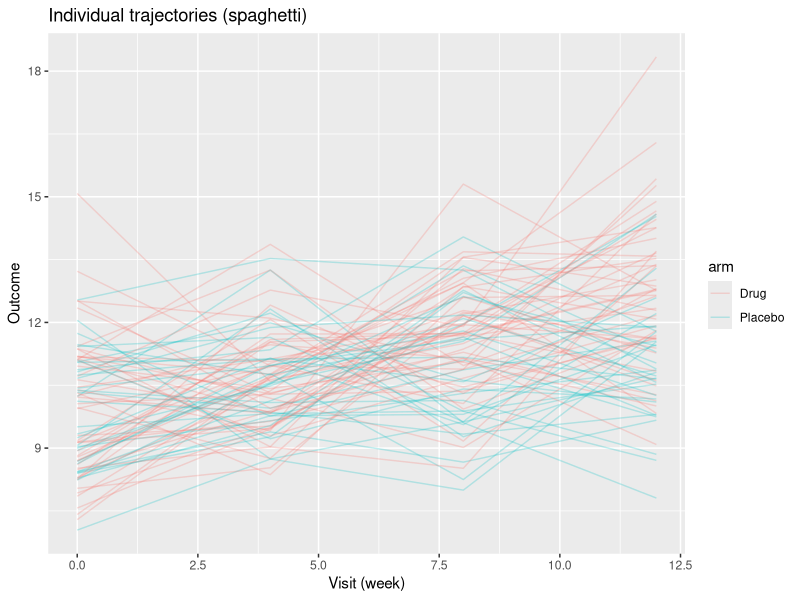
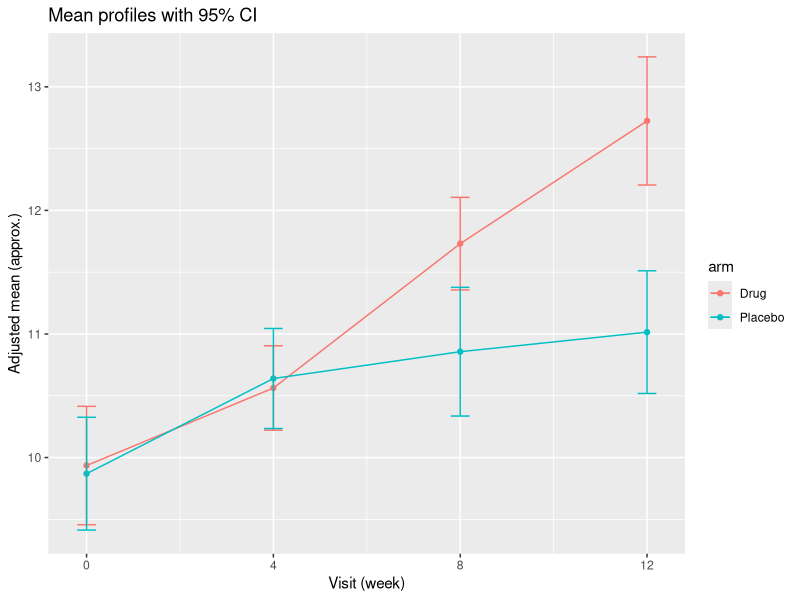

Source code (R) for these figures, in order: (Note: this script raises an error after producing the figures.)
## ---- chunk 1
if (!requireNamespace("ggplot2", quietly = TRUE)) install.packages("ggplot2", repos="https://cloud.r-project.org")
if (!requireNamespace("dplyr", quietly = TRUE)) install.packages("dplyr", repos="https://cloud.r-project.org")
library(ggplot2); library(dplyr)

set.seed(1001)
n <- 80
id <- factor(seq_len(n))
arm <- factor(sample(c("Placebo","Drug"), n, replace=TRUE))
vis <- c(0,4,8,12)
d1 <- expand.grid(id=id, visit=vis)
d1 <- dplyr::left_join(d1, data.frame(id=id, arm=arm), by="id")
# outcome with group difference growing over time
mu0 <- 10 + 0.1*d1$visit
delta <- 0.0 + 0.2*(d1$visit>=4) + 0.5*(d1$visit>=8) + 1.0*(d1$visit>=12)
eta <- mu0 + ifelse(d1$arm=="Drug", delta, 0)
d1$y <- rnorm(nrow(d1), eta, sd=1.5)

# spaghetti
p_sp <- ggplot(d1, aes(visit, y, group=id, color=arm)) +
  geom_line(alpha=.25) +
  labs(title="Individual trajectories (spaghetti)", x="Visit (week)", y="Outcome")

# mean +/- 95% CI
d1s <- d1 |>
  group_by(arm, visit) |>
  summarise(m=mean(y), se=sd(y)/sqrt(n()), .groups="drop")
p_mean <- ggplot(d1s, aes(visit, m, color=arm)) +
  geom_line() + geom_point() +
  geom_errorbar(aes(ymin=m-1.96*se, ymax=m+1.96*se), width=.4) +
  labs(title="Mean profiles with 95% CI", x="Visit (week)", y="Adjusted mean (approx.)")

p_sp; p_mean
## ---- chunk 2
if (!requireNamespace("nlme", quietly = TRUE)) install.packages("nlme", repos="https://cloud.r-project.org")
if (!requireNamespace("emmeans", quietly = TRUE)) install.packages("emmeans", repos="https://cloud.r-project.org")
if (!requireNamespace("dplyr", quietly = TRUE)) install.packages("dplyr", repos="https://cloud.r-project.org")
if (!requireNamespace("ggplot2", quietly = TRUE)) install.packages("ggplot2", repos="https://cloud.r-project.org")
library(nlme); library(emmeans); library(dplyr); library(ggplot2)

set.seed(2003)
simulate_mmrm_data <- function(n=200, visits=c(0,4,8,12), dropout_prob=0.15) {
  id <- factor(seq_len(n))
  trt <- factor(sample(c("Placebo","Drug"), n, TRUE))
  d <- expand.grid(id=id, visit=visits)
  d <- dplyr::left_join(d, data.frame(id=id, trt=trt), by="id")
  # mean structure: drug effect grows over time
  base <- 20 + 0.3*d$visit
  eff  <- 0.0 + 0.3*(d$visit>=4) + 0.8*(d$visit>=8) + 1.2*(d$visit>=12)
  mu   <- base + ifelse(d$trt=="Drug", eff, 0)
  # AR(1)-like individual noise
  rho <- 0.6
  d <- d |> dplyr::arrange(id, visit)
  y <- numeric(nrow(d))
  for (ii in levels(id)) {
    idx <- which(d$id==ii)
    e <- as.numeric(arima.sim(model=list(ar=rho), n=length(idx), sd=1))
    y[idx] <- mu[idx] + e
  }
  d$y <- y
  # simulate dropout at last one or two visits for a subset
  keep <- rep(TRUE, nrow(d))
  byid <- split(seq_len(nrow(d)), d$id)
  for (ii in names(byid)) {
    if (runif(1) < dropout_prob) {
      idx <- byid[[ii]]
      k <- sample(1:2, 1)
      keep_tail <- tail(idx, k)
      keep[keep_tail] <- FALSE
    }
  }
  d <- d[keep, , drop=FALSE]
  d$visit_f <- factor(d$visit, levels=visits)
  d <- d |> dplyr::arrange(id, visit)
  d$visit_index <- as.numeric(d$visit_f)
  d
}

dat_mmrm <- simulate_mmrm_data()

# UN (via corSymm + varIdent) and AR(1) fits
fit_un <- nlme::gls(
  y ~ trt*visit_f,
  data = dat_mmrm,
  correlation = nlme::corSymm(form = ~ visit_index | id),
  weights    = nlme::varIdent(form = ~ 1 | visit_f),
  method     = "REML",
  na.action  = na.omit
)
fit_ar1 <- nlme::gls(
  y ~ trt*visit_f,
  data = dat_mmrm,
  correlation = nlme::corAR1(form = ~ visit_index | id),
  method     = "REML",
  na.action  = na.omit
)
AIC(fit_un, fit_ar1)

# Visit-specific adjusted means and pairwise differences
emm <- emmeans::emmeans(fit_un, ~ trt | visit_f)
emm
contrast(emm, method="pairwise")

# Plot LS-means with 95% CI
emm_df <- as.data.frame(emm)
ggplot(emm_df, aes(as.numeric(visit_f), emmean, color=trt)) +
  geom_line() + geom_point() +
  geom_errorbar(aes(ymin=lower.CL, ymax=upper.CL), width=.3) +
  scale_x_continuous(breaks=seq_along(levels(dat_mmrm$visit_f)), labels=levels(dat_mmrm$visit_f)) +
  labs(title="MMRM: Adjusted means by visit (95% CI)", x="Visit", y="Adjusted mean")
## ---- chunk 3
if (!requireNamespace("dplyr", quietly = TRUE)) install.packages("dplyr", repos="https://cloud.r-project.org")
if (!requireNamespace("tidyr", quietly = TRUE)) install.packages("tidyr", repos="https://cloud.r-project.org")
library(dplyr); library(tidyr)

set.seed(3005)
simulate_balanced <- function(n=60, visits=c(0,4,8,12)) {
  id <- factor(seq_len(n))
  trt <- factor(rep(c("Placebo","Drug"), length.out=n))
  d <- expand.grid(id=id, visit=visits)
  d <- dplyr::left_join(d, data.frame(id=id, trt=trt), by="id")
  mu <- 15 + 0.4*d$visit + ifelse(d$trt=="Drug", 0.8*(d$visit>=8)+1.2*(d$visit>=12), 0)
  d$y <- rnorm(nrow(d), mu, 1.2)
  d$visit_f <- factor(d$visit, levels=visits)
  d
}
dat_bal <- simulate_balanced()
rm_aov <- aov(y ~ trt*visit_f + Error(id/visit_f), data=dat_bal)
summary(rm_aov)
## ---- chunk 4
if (!requireNamespace("ggplot2", quietly = TRUE)) install.packages("ggplot2", repos="https://cloud.r-project.org")
library(ggplot2)
ggplot(dat_bal, aes(visit_f, y, color=trt, group=trt)) +
  stat_summary(fun = mean, geom = "line") +
  stat_summary(fun.data = mean_cl_normal, geom = "errorbar", width = 0.2) +
  labs(title="RM-ANOVA: mean profiles ± SE", x="Visit", y="Outcome")
## ---- chunk 5
if (!requireNamespace("nlme", quietly = TRUE)) install.packages("nlme", repos="https://cloud.r-project.org")
if (!requireNamespace("ggplot2", quietly = TRUE)) install.packages("ggplot2", repos="https://cloud.r-project.org")
library(nlme); library(ggplot2)

set.seed(4007)
simulate_growth <- function(n=120, visits=0:6) {
  id <- factor(seq_len(n))
  trt <- factor(sample(c("Placebo","Drug"), n, TRUE))
  d <- expand.grid(id=id, visit=visits)
  d <- merge(d, data.frame(id=id, trt=trt), by="id")
  # subject-specific intercept/slope
  b0 <- rnorm(n, 10, 1.0); b1 <- rnorm(n, 0.7, 0.25)
  mu <- with(d, b0[as.integer(id)] + b1[as.integer(id)]*visit + ifelse(trt=="Drug", 0.4*visit, 0))
  d$y <- rnorm(nrow(d), mu, 1.0)
  d
}
dat_lmm <- simulate_growth()
lme_fit <- nlme::lme(y ~ trt*visit, random = ~ visit | id, data = dat_lmm)
summary(lme_fit)
## ---- chunk 6
if (!requireNamespace("geepack", quietly = TRUE)) install.packages("geepack", repos="https://cloud.r-project.org")
if (!requireNamespace("dplyr", quietly = TRUE)) install.packages("dplyr", repos="https://cloud.r-project.org")
if (!requireNamespace("emmeans", quietly = TRUE)) install.packages("emmeans", repos="https://cloud.r-project.org")
library(geepack); library(dplyr); library(emmeans)

set.seed(5009)
simulate_binary <- function(n=300, visits=c(0,4,8,12)) {
  id <- factor(seq_len(n))
  trt <- factor(sample(c("Placebo","Drug"), n, TRUE))
  d <- expand.grid(id=id, visit=visits)
  d <- dplyr::left_join(d, data.frame(id=id, trt=trt), by="id")
  # logistic mean with treatment-by-time pattern
  lin <- -0.3 + 0.15*d$visit + ifelse(d$trt=="Drug", 0.4 + 0.15*(d$visit/4), 0)
  p <- 1/(1+exp(-lin))
  d$y <- rbinom(nrow(d), 1, p)
  # create an explicit factor for visit to avoid emmeans 'by' naming issues
  d$visit_f <- factor(d$visit)
  d
}
dat_gee <- simulate_binary()

# Logistic GEE (population-averaged), explicit logit link
gee_fit <- geeglm(
  y ~ trt * visit_f,
  id = id,
  family = binomial(link = "logit"),
  corstr = "ar1",
  data = dat_gee
)
summary(gee_fit)

# Visit-specific marginal probabilities and odds ratios
emm_ge <- emmeans(gee_fit, ~ trt | visit_f, type = "response")
emm_ge
# 'pairs' automatically respects the conditioning on visit_f; don't pass a 'by' argument
pairs(emm_ge, adjust = "none", odds.ratio = TRUE)
## ---- chunk 7
# ---- Recap of Methods (formatted table) ----
# Required packages
if (!requireNamespace("kableExtra", quietly = TRUE))
  install.packages("kableExtra", repos = "https://cloud.r-project.org")
if (!requireNamespace("knitr", quietly = TRUE))
  install.packages("knitr", repos = "https://cloud.r-project.org")

library(knitr)
library(kableExtra)

# Construct summary table
methods_tbl <- data.frame(
  Method = c("RM-ANOVA", "LMM (Random-Effects)", "MMRM", "GEE"),
  Focus = c(
    "Within-subject change under sphericity",
    "Individual trajectories (person-specific slopes/intercepts)",
    "Visit-specific adjusted means (population averages per timepoint)",
    "Population-averaged effects for binary/count outcomes"
  ),
  Handles_Missing = c("No", "Yes", "Yes (MAR)", "Yes"),
  Typical_Use = c(
    "Balanced, complete designs",
    "Modeling subject-level trends",
    "Continuous outcomes in clinical trials",
    "Binary or count outcomes"
  ),
  Key_Assumptions = c(
    "Sphericity (equal variances of differences)",
    "Random effects correctly specified",
    "MAR assumption, unstructured covariance",
    "Correct link and working correlation structure"
  ),
  stringsAsFactors = FALSE
)

# Display nicely formatted table with adjustable widths
kbl(
  methods_tbl,
  align = "lcccc",
  caption = "Recap of Repeated Measurement Methods"
) %>%
  kable_styling(
    full_width = FALSE,
    bootstrap_options = c("striped", "hover"),
    position = "center",
    font_size = 13
  ) %>%
  column_spec(1, width = "2.5cm") %>%
  column_spec(2, width = "4cm") %>%
  column_spec(3, width = "2.2cm") %>%
  column_spec(4, width = "3.5cm") %>%
  column_spec(5, width = "4.2cm")
